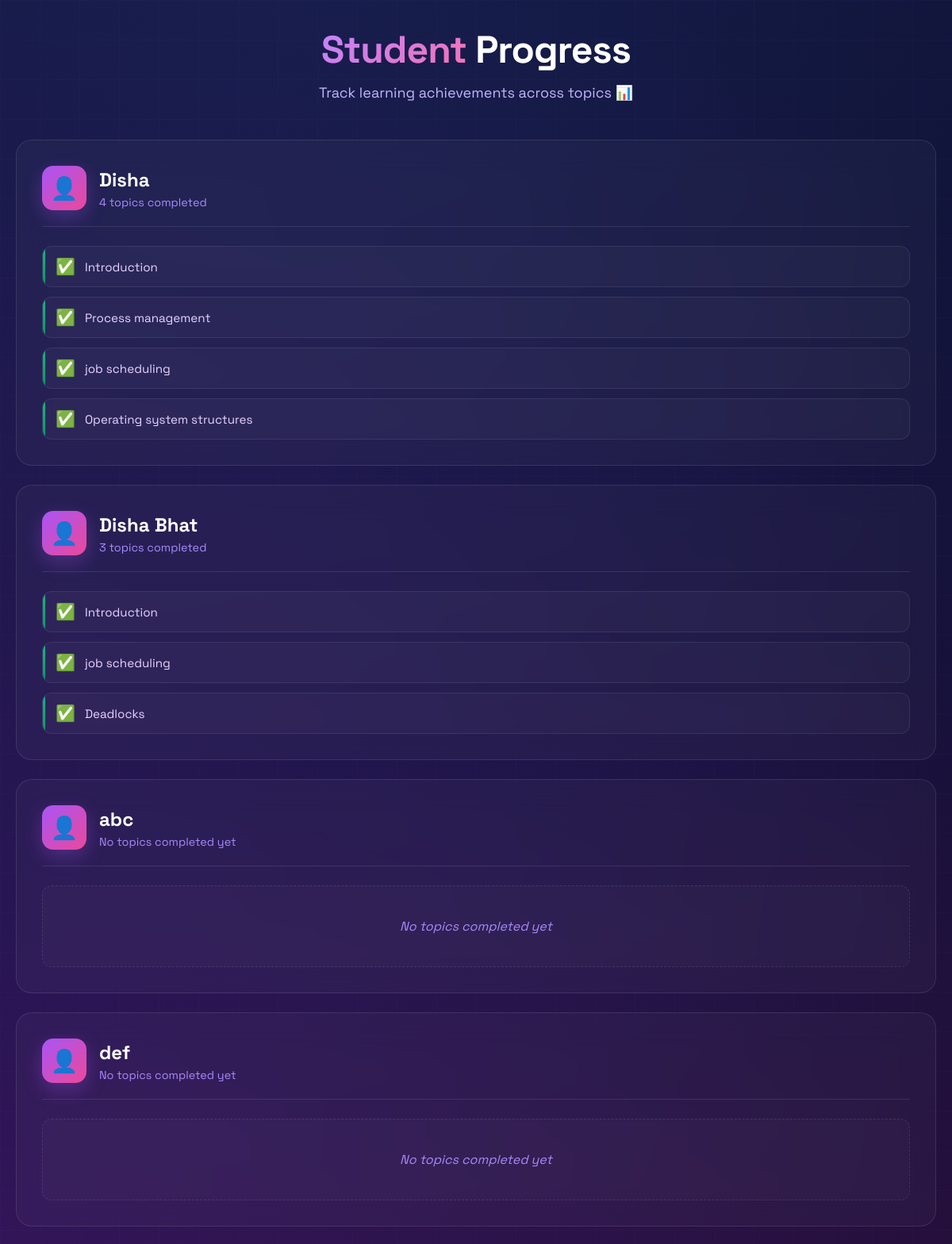
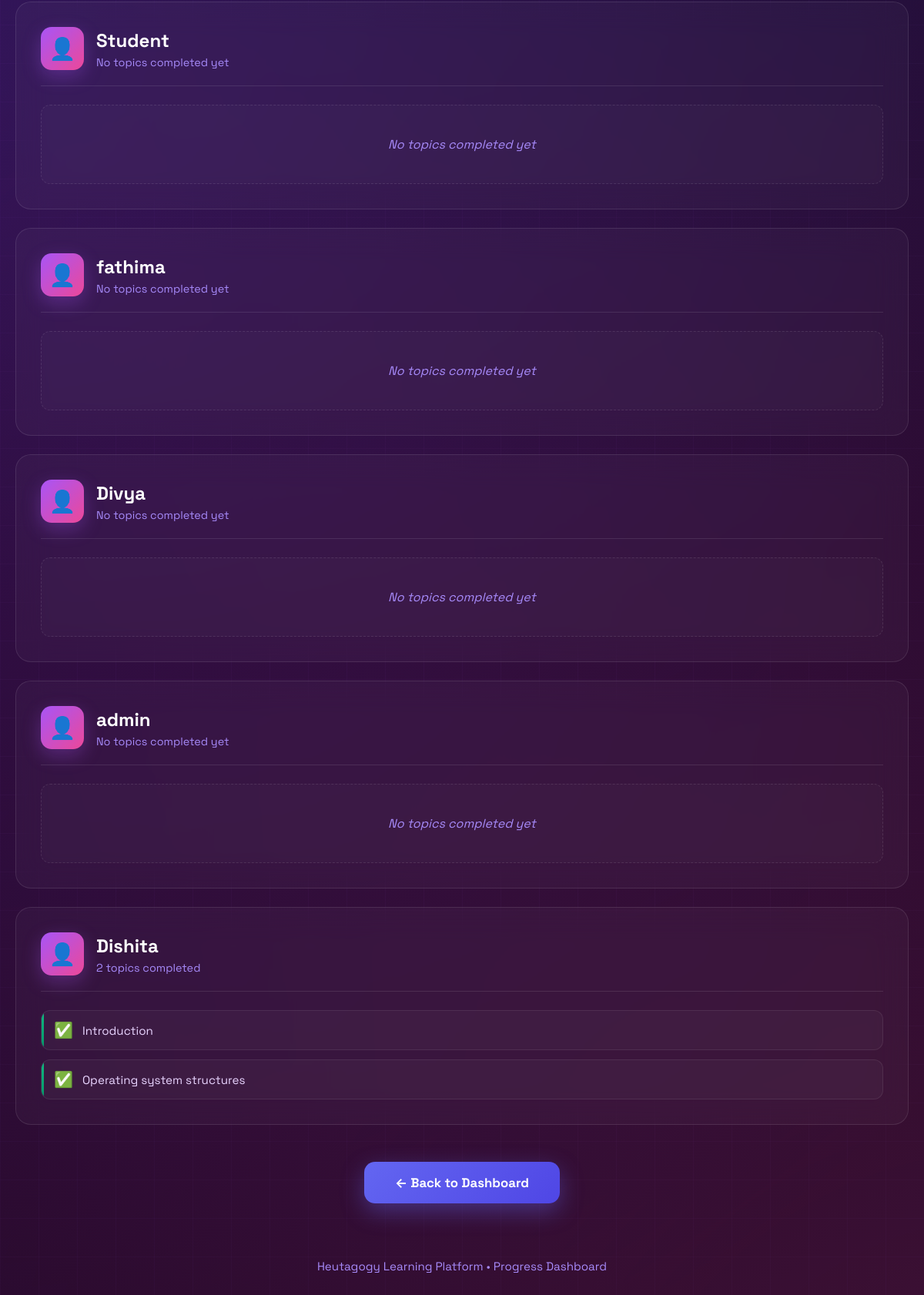
The app's page /teacher/student-progress/ with its own data (2 pictures, top to bottom).
### student/models.py (models this page shows, shortened)
class StudentProgress(models.Model):
    student = models.ForeignKey(User, on_delete=models.CASCADE)
    topic = models.ForeignKey(Topic, on_delete=models.CASCADE)
    completed = models.BooleanField(default=False)
    completed_at = models.DateTimeField(null=True, blank=True)
    class Meta:
        unique_together = ('student', 'topic')

class Topic(models.Model):
    name = models.CharField(max_length=200)

### teacher/views.py (the view)
# urls.py: path("student-progress/", views.student_progress_view, name="student_progress")
def student_progress_view(request):
    students = User.objects.all()
    progress_data = []
    for student in students:
        completed_topics = StudentProgress.objects.filter(
            student=student,
            completed=True
        ).select_related("topic")
        progress_data.append({
            "student": student,
            "topics": completed_topics
        })
    return render(
        request,
        "teacher/student_progress.html",
        {"progress_data": progress_data}
    )

### teacher/templates/teacher/student_progress.html (shortened to what this page needs)
<!DOCTYPE html>
<html lang="en">
<head>
</head>
<body>
  <div class="container">
    <div class="inner">
      <div class="header">
        <h1><span class="highlight">Student</span> Progress</h1>
        <p>Track learning achievements across topics 📊</p>
      </div>
      <div class="student-list">
        {% for item in progress_data %}
          <div class="student-card">
            <div class="student-header">
              <div class="student-avatar">👤</div>
              <div class="student-info">
                <h2>{{ item.student.username }}</h2>
                <div class="student-meta">
                  {% if item.topics %}
                    {{ item.topics|length }} topic{{ item.topics|length|pluralize }} completed
                  {% else %}
                    No topics completed yet
                  {% endif %}
                </div>
              </div>
            </div>
            <div class="topics-list">
              {% if item.topics %}
                <ul>
                  {% for progress in item.topics %}
                    <li class="topic-item">
                      <span class="topic-icon">✅</span>
                      <span>{{ progress.topic.name }}</span>
                    </li>
                  {% endfor %}
                </ul>
              {% else %}
                <div class="empty-state">
                  No topics completed yet
                </div>
              {% endif %}
            </div>
          </div>
        {% endfor %}
      </div>
      <div class="action-section">
        <a href="{% url 'teacher-dashboard' %}" class="back-btn">
          ← Back to Dashboard
        </a>
      </div>
      <div class="footer">
        <p>Heutagogy Learning Platform • Progress Dashboard</p>
      </div>
    </div>
  </div>
</body>
</html>

### teacher/templates/teacher/student_progress.html (style rules this page uses)
* { margin: 0; padding: 0; box-sizing: border-box; }
body { font-family: 'Space Grotesk', -apple-system, BlinkMacSystemFont, sans-serif; min-height: 100vh; background: #0a0118; position: relative; overflow-x: hidden; }
body::before { content: ''; position: fixed; width: 200%; height: 200%; top: -50%; left: -50%; background: radial-gradient(circle at 20% 50%, rgba(147, 51, 234, 0.25) 0%, transparent 50%), radial-gradient(circle at 80% 80%, rgba(236, 72, 153, 0.25) 0%, transparent 50%), radial-gradient(circle at 40% 20%, rgba(59, 130, 246, 0.25) 0%, transparent 50%); animation: drift 20s ease-in-out infinite; z-index: 0; }
body::after { content: ''; position: fixed; inset: 0; background-image: linear-gradient(rgba(168, 85, 247, 0.03) 1px, transparent 1px), linear-gradient(90deg, rgba(168, 85, 247, 0.03) 1px, transparent 1px); background-size: 50px 50px; pointer-events: none; z-index: 0; }
.container { position: relative; z-index: 10; min-height: 100vh; padding: 32px 20px; }
.inner { max-width: 1200px; margin: 0 auto; }
.header { text-align: center; margin-bottom: 48px; animation: fadeInDown 0.8s ease-out; }
.header h1 { font-size: 3rem; font-weight: 700; color: white; margin-bottom: 12px; letter-spacing: -0.02em; }
.header .highlight { background: linear-gradient(135deg, #c084fc, #f472b6); -webkit-background-clip: text; -webkit-text-fill-color: transparent; background-clip: text; }
.header p { color: #c4b5fd; font-size: 1.125rem; }
.student-list { display: grid; gap: 24px; margin-bottom: 48px; }
.student-card { background: rgba(255, 255, 255, 0.03); backdrop-filter: blur(20px); border: 1px solid rgba(255, 255, 255, 0.1); border-radius: 20px; padding: 32px; transition: all 0.4s cubic-bezier(0.4, 0, 0.2, 1); position: relative; overflow: hidden; animation: fadeInUp 0.8s ease-out both; }
.student-card:nth-child(1) { animation-delay: 0.1s; }
.student-card:nth-child(2) { animation-delay: 0.2s; }
.student-card:nth-child(3) { animation-delay: 0.3s; }
.student-card:nth-child(4) { animation-delay: 0.4s; }
.student-card:nth-child(5) { animation-delay: 0.5s; }
.student-card::before { content: ''; position: absolute; inset: 0; background: linear-gradient(135deg, rgba(168, 85, 247, 0.08), rgba(236, 72, 153, 0.08)); opacity: 0; transition: opacity 0.4s; }
.student-header { display: flex; align-items: center; gap: 16px; margin-bottom: 24px; padding-bottom: 20px; border-bottom: 1px solid rgba(255, 255, 255, 0.1); position: relative; }
.student-avatar { width: 56px; height: 56px; background: linear-gradient(135deg, #a855f7, #ec4899); border-radius: 14px; display: flex; align-items: center; justify-content: center; font-size: 1.75rem; box-shadow: 0 8px 24px rgba(168, 85, 247, 0.3); transition: transform 0.3s; }
.student-info h2 { font-size: 1.5rem; font-weight: 700; color: white; margin-bottom: 4px; }
.student-info .student-meta { color: #a78bfa; font-size: 0.9rem; }
.topics-list { position: relative; }
.topics-list ul { list-style: none; display: grid; gap: 12px; }
.topic-item { display: flex; align-items: center; gap: 12px; padding: 12px 16px; background: rgba(255, 255, 255, 0.03); border: 1px solid rgba(255, 255, 255, 0.08); border-radius: 12px; color: #e9d5ff; font-size: 0.95rem; transition: all 0.3s; position: relative; overflow: hidden; }
.topic-item::before { content: ''; position: absolute; left: 0; top: 0; bottom: 0; width: 3px; background: linear-gradient(180deg, #10b981, #059669); border-radius: 2px 0 0 2px; }
.topic-icon { font-size: 1.25rem; flex-shrink: 0; }
.empty-state { text-align: center; padding: 40px 20px; background: rgba(255, 255, 255, 0.02); border: 1px dashed rgba(255, 255, 255, 0.1); border-radius: 12px; color: #a78bfa; font-style: italic; }
.action-section { text-align: center; margin-bottom: 48px; }
.back-btn { display: inline-flex; align-items: center; gap: 12px; padding: 16px 40px; background: linear-gradient(135deg, #6366f1, #4f46e5); border: none; border-radius: 14px; color: white; font-size: 1.05rem; font-weight: 700; text-decoration: none; font-family: inherit; cursor: pointer; transition: all 0.3s; box-shadow: 0 10px 30px rgba(99, 102, 241, 0.4); }
.footer { text-align: center; color: #a78bfa; font-size: 0.95rem; padding: 24px; }

### records on screen
StudentProgress: topic.name "Introduction"
StudentProgress: topic.name "Process management"
StudentProgress: topic.name "job scheduling"
StudentProgress: topic.name "Operating system structures"
StudentProgress: topic.name "Introduction"
StudentProgress: topic.name "job scheduling"
StudentProgress: topic.name "Deadlocks"
StudentProgress: topic.name "Introduction"
StudentProgress: topic.name "Operating system structures"

### other values on screen
{{ item.student.username }} "Disha"
{{ item.topics|length }} "4"
{{ item.student.username }} "Disha Bhat"
{{ item.topics|length }} "3"
{{ item.student.username }} "abc"
{{ item.student.username }} "def"
{{ item.student.username }} "Student"
{{ item.student.username }} "fathima"
{{ item.student.username }} "Divya"
{{ item.student.username }} "admin"
{{ item.student.username }} "Dishita"
{{ item.topics|length }} "2"
